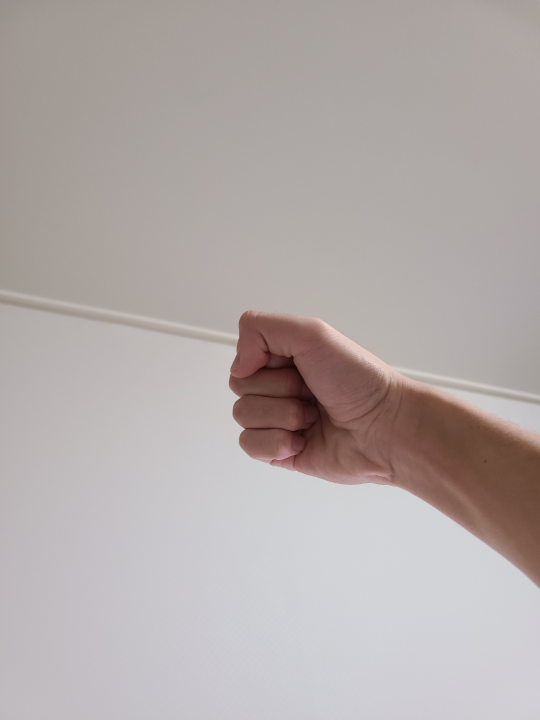
#> input picture images/rock.jpg, 1080 x 1440 px, given in place of the camera (shown at 1/2 size)
$ python rps.py
#> lines starting #> are read from the running program, lines starting #| are printed output that depends on the picture; after the words box and inside, x2 and y2 are one past the last pixel; in counts of white or black regions, pixels touching at a corner belong together
#> further down, cap is the input picture: shape (1440, 1080, 3); mean B, G, R 169.4, 170.7, 178.7
from enum import auto, Enum
from typing import Tuple

import cv2 as cv
import numpy as np


class Shape(Enum):
    rock = auto()
    paper = auto()
    scissors = auto()

    none = auto()


def detect(img: np.ndarray) -> Tuple[np.ndarray, Shape]:
    img = cv.resize(img, (720, 480))
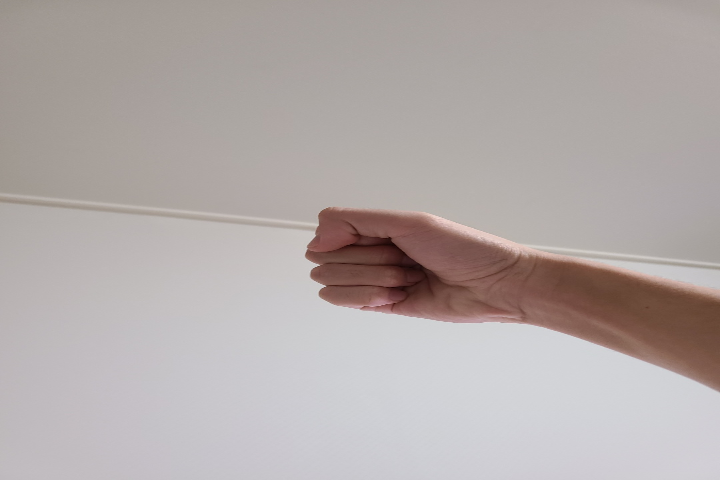
#> img: shape (480, 720, 3); mean of channels 0, 1, 2 169.4, 170.8, 178.7; drawn as B, G, R
    img: np.ndarray

    # [6 lines of commented-out code are left out]

    rn = cv.blur(img, (5, 5))
    # cv.imshow("1. blur", rn)

    hsv = cv.cvtColor(rn, cv.COLOR_BGR2HSV)
#> hsv: shape (480, 720, 3); mean H, S, V 53.4, 20.6, 179.8
    lower = np.array([0, 30, 90], dtype="uint8")
    upper = np.array([50, 255, 255], dtype="uint8")
    skin_region_hsv = cv.inRange(hsv, lower, upper)
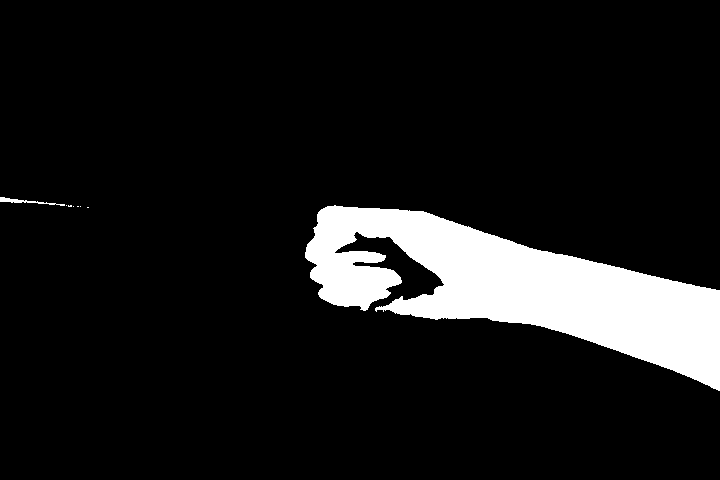
#> skin_region_hsv: shape (480, 720); 9.9% white; 8 white regions (6 under 20 px), largest, box (x1, y1, x2, y2) and area: (305, 205, 720, 391) 34171, (0, 197, 65, 206) 164

    blurred = cv.medianBlur(skin_region_hsv, 5)
#> blurred: shape (480, 720); 9.9% white; 2 white regions
    # cv.imshow("2. medianBlur", blurred)

    contours, hierarchy = cv.findContours(blurred, cv.RETR_TREE, cv.CHAIN_APPROX_SIMPLE)
#> contours = 2 contours; box (x1, y1, x2, y2) and area: (305, 206, 720, 391) 33503, (0, 197, 22, 203) 62
    contours = max(contours, key=lambda x: cv.contourArea(x))
#> contours = contour of 610 points, box (x1, y1, x2, y2) (305, 206, 720, 391), area 33503
    cv.drawContours(img, [contours], -1, (0, 255, 0), 2)

    hull = cv.convexHull(contours)
#> hull = contour of 19 points, box (x1, y1, x2, y2) (305, 206, 720, 391), area 43134
    cv.drawContours(img, [hull], -1, (0, 0, 0), 2)
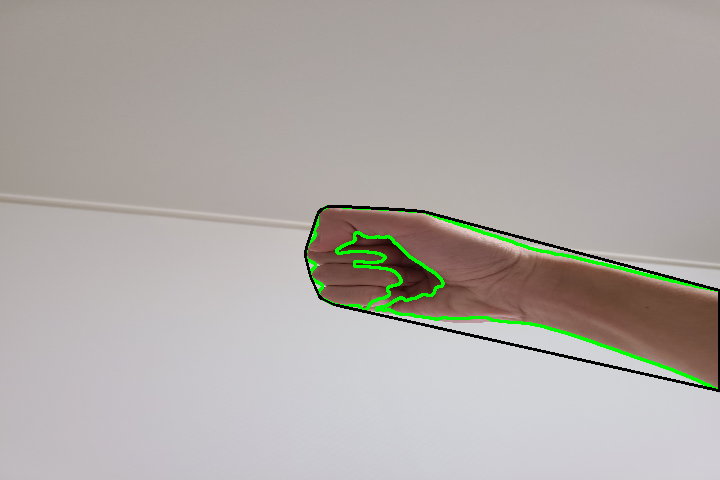
#> img: shape (480, 720, 3); mean of channels 0, 1, 2 166.6, 170.7, 175.4; drawn as B, G, R
    hull = cv.convexHull(contours, returnPoints=False)
#> hull = 19 values, max 609 at index 0, min 0 at index 18, mean 188.6
    defects = cv.convexityDefects(contours, hull)
#> defects = 13 rows, first 6: [0, 6, 1, 114], [7, 9, 8, 114], [9, 23, 16, 1214], [23, 25, 24, 201], [26, 40, 35, 1987], [40, 56, 51, 1871]

    acutes = 0
    for i in range(defects.shape[0]):
        s, e, f, d = defects[i][0]
        start = tuple(contours[s][0])
        end = tuple(contours[e][0])
        far = tuple(contours[f][0])

        a = np.sqrt((end[0] - start[0]) ** 2 + (end[1] - start[1]) ** 2)
        b = np.sqrt((far[0] - start[0]) ** 2 + (far[1] - start[1]) ** 2)
        c = np.sqrt((end[0] - far[0]) ** 2 + (end[1] - far[1]) ** 2)

        angle = np.arccos((b ** 2 + c ** 2 - a ** 2) / (2 * b * c))
        if angle <= np.pi / 2:
            acutes += 1
            cv.circle(img, start, 4, [0, 0, 255], -1)
#> this loop made 13 passes
#> (s, e, f, d, start, end, far, a) on passes 1 to 10: (0, 6, 1, 114, (327, 206), (321, 209), (326, 207), 6.71), (7, 9, 8, 114, (318, 212), (317, 214), (318, 213), 2.24), (9, 23, 16, 1214, (317, 214), (306, 247), (315, 235), 34.79), (23, 25, 24, 201, (306, 247), (305, 252), (306, 251), 5.1), (26, 40, 35, 1987, (305, 256), (310, 276), (315, 264), 20.62), (40, 56, 51, 1871, (310, 276), (318, 294), (322, 285), 19.7), (56, 58, 57, 114, (318, 294), (319, 296), (319, 295), 2.24), (59, 71, 60, 114, (321, 298), (333, 304), (322, 298), 13.42), (71, 73, 72, 186, (333, 304), (337, 305), (336, 304), 4.12), (73, 439, 184, 20083, (337, 305), (718, 390), (388, 236), 390.4)
#> after the loop, acutes = 0

    fingers = acutes + 1 if acutes > 0 else acutes
#> fingers = 0

    if not fingers:
        _shape = Shape.rock
    elif fingers == 2:
        _shape = Shape.scissors
    elif fingers == 5:
        _shape = Shape.paper
    else:
        _shape = Shape.none

    return img, _shape


camera = cv.VideoCapture(0)

while camera.isOpened():
    _, cap = camera.read()
    # noinspection PyBroadException
    try:
        cap, shape = detect(cap)
        cv.putText(cap, str(shape).split(".")[1], (0, 50), cv.FONT_HERSHEY_SIMPLEX, 2, (0, 0, 255), 4, cv.LINE_AA)
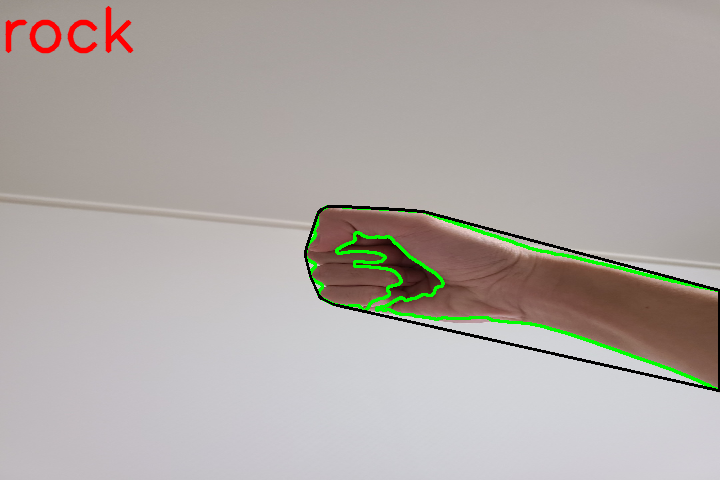
#> cap: shape (480, 720, 3); 0.59% of pixels changed, all inside (x1, y1, x2, y2) = (5, 6, 134, 54); drawn as B, G, R
    except Exception:
        pass

    cv.imshow("2020 Kanggo Storm - Rock Paper Scissors!", cap)

    if cv.waitKey(1) & 0xFF == ord("q"):
#> (key q is pressed here)
        break
else:
    im = cv.imread("images/paper.jpg")
    import time

    start_time = time.time()
    im, sh = detect(im)
    cv.putText(im, str(sh).split(".")[1], (0, 50), cv.FONT_HERSHEY_SIMPLEX, 2, (0, 0, 255), 4, cv.LINE_AA)
    end_time = time.time()
    cv.imshow("2020 Kanggo Storm - Rock Paper Scissors!", im)
    cv.waitKey()

    print("Detect {} in {}s".format(sh, end_time - start_time))

    raise IOError("No camera available")

camera.release()
cv.destroyAllWindows()
